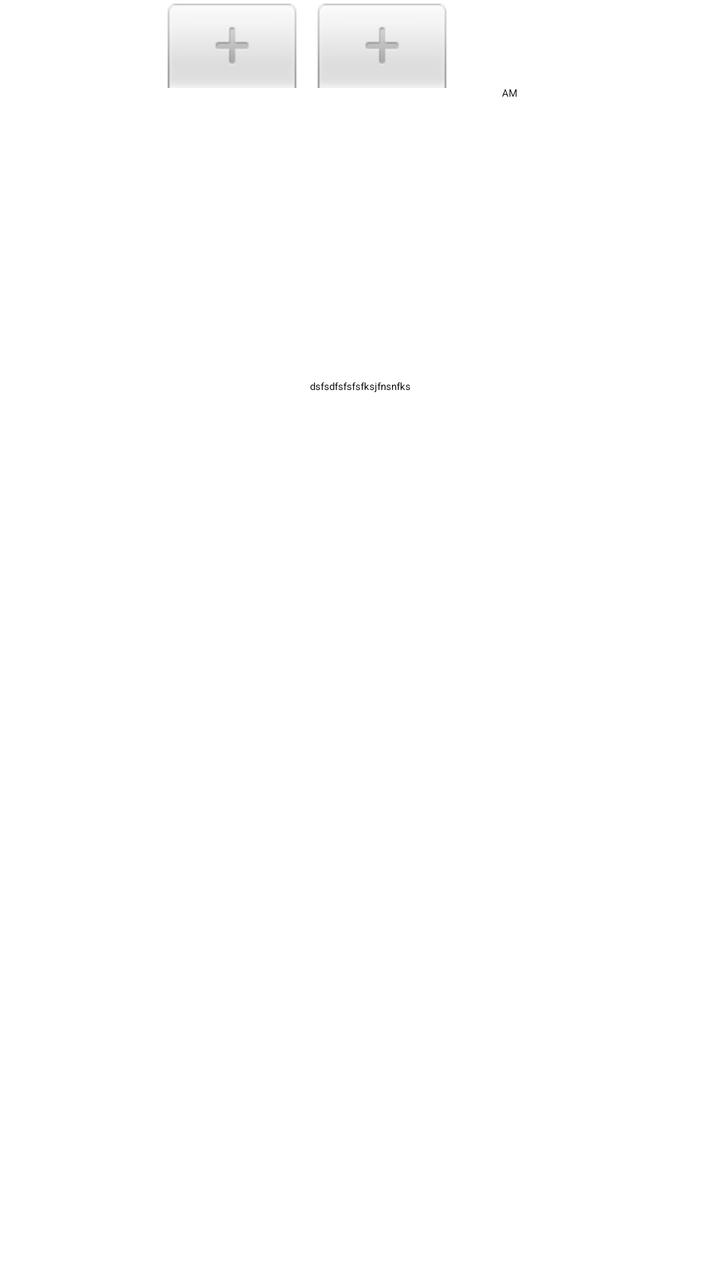
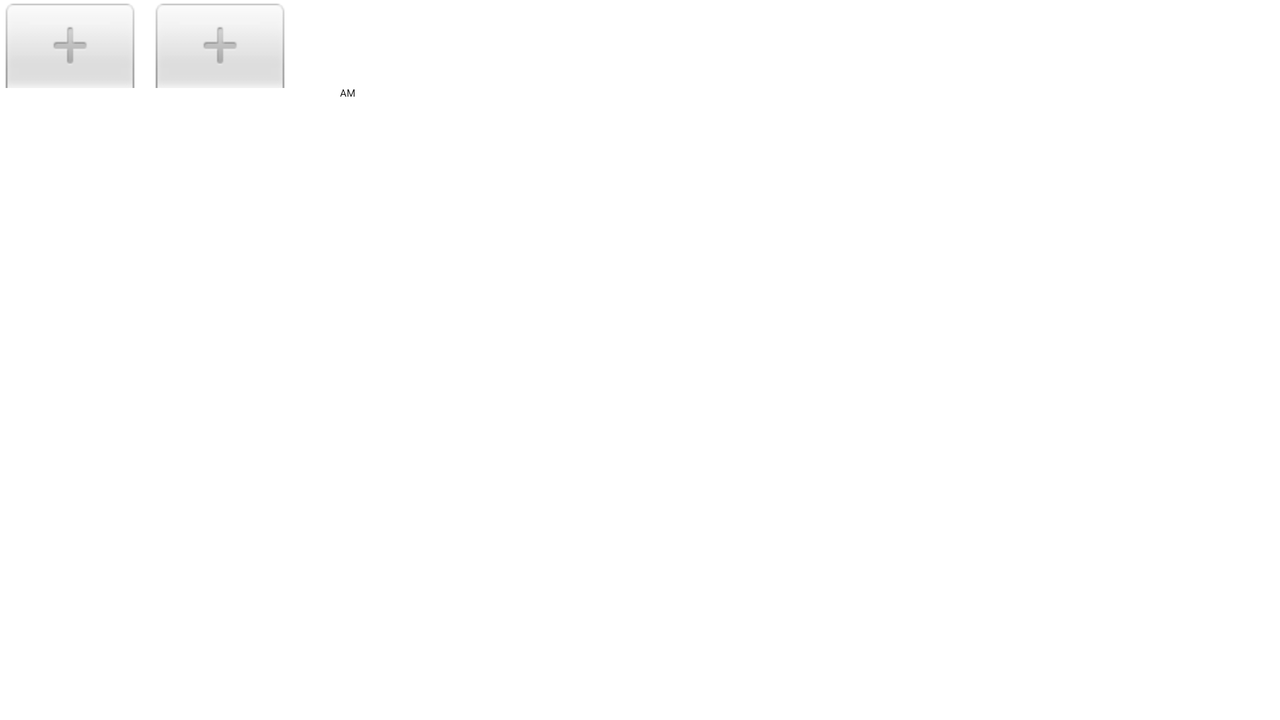

The same Android screen from two of the app's own layout files: first res/layout/ as a phone draws it, then the repository's variant for another configuration, drawn on a device whose configuration selects that folder. Both files follow.
<!-- AndroidManifest.xml: application theme LightTheme -->
<!-- res/layout/activity_main.xml -->
<?xml version="1.0" encoding="utf-8"?>
<android.support.constraint.ConstraintLayout
	xmlns:android="http://schemas.android.com/apk/res/android"
	xmlns:app="http://schemas.android.com/apk/res-auto"
	xmlns:tools="http://schemas.android.com/tools"
	android:layout_width="match_parent"
	android:layout_height="match_parent">

	<TimePicker
		android:id="@+id/timePicker"
		android:layout_width="0dp"
		android:layout_height="wrap_content"
		android:gravity="center"
		app:layout_constraintEnd_toEndOf="parent"
		app:layout_constraintStart_toStartOf="parent"
		app:layout_constraintTop_toTopOf="parent"/>

	<ImageButton
		android:id="@+id/settingsButton"
		android:layout_width="24dp"
		android:layout_height="24dp"
		android:background="?attr/selectableItemBackgroundBorderless"
		android:scaleType="fitXY"
		android:src="@drawable/ic_settings_black_48dp"
		app:layout_constraintBottom_toBottomOf="parent"
		app:layout_constraintEnd_toEndOf="parent"
		app:layout_constraintStart_toStartOf="parent"
		app:layout_constraintTop_toBottomOf="@+id/switch_alarm"/>

	<android.support.v7.widget.SwitchCompat
		android:id="@+id/switch_alarm"
		android:layout_width="wrap_content"
		android:layout_height="wrap_content"
		android:scaleX="1.5"
		android:scaleY="1.5"
		app:layout_constraintBottom_toTopOf="@+id/settingsButton"
		app:layout_constraintLeft_toLeftOf="parent"
		app:layout_constraintRight_toRightOf="parent"
		app:layout_constraintTop_toBottomOf="@+id/RemainingTimeTV"/>

	<TextView
		android:id="@+id/RemainingTimeTV"
		android:layout_width="wrap_content"
		android:layout_height="wrap_content"
		app:layout_constraintBottom_toTopOf="@+id/switch_alarm"
		app:layout_constraintEnd_toEndOf="parent"
		app:layout_constraintHorizontal_bias="0.5"
		app:layout_constraintStart_toStartOf="parent"
		app:layout_constraintTop_toBottomOf="@+id/timePicker"
		tools:text="dsfsdfsfsfsfksjfnsnfks"/>
</android.support.constraint.ConstraintLayout>
<!-- resources referenced by this layout -->
<resources>
  <style name="LightTheme" parent="PreferenceFixTheme.Light.NoActionBar">
  		
  		<item name="colorPrimary">@color/colorPrimaryLight</item>
  		<item name="colorPrimaryDark">@color/colorPrimaryLight</item>
  		<item name="colorAccent">@color/colorPrimaryLight</item>
  	</style>
  <color name="colorPrimaryLight">#212121</color>
</resources>
<!-- res/layout-land/activity_main.xml (the repository's variant of the layout above) -->
<!-- drawn on the phone turned sideways -->
<?xml version="1.0" encoding="utf-8"?>
<android.support.constraint.ConstraintLayout
	xmlns:android="http://schemas.android.com/apk/res/android"
	xmlns:app="http://schemas.android.com/apk/res-auto"
	xmlns:tools="http://schemas.android.com/tools"
	android:layout_width="match_parent"
	android:layout_height="match_parent">

	<TimePicker
		android:id="@+id/timePicker"
		android:layout_width="wrap_content"
		android:layout_height="0dp"
		android:gravity="center"
		app:layout_constraintBottom_toBottomOf="parent"
		app:layout_constraintStart_toStartOf="parent"
		app:layout_constraintTop_toTopOf="parent"/>

	<ImageButton
		android:id="@+id/settingsButton"
		android:layout_width="24dp"
		android:layout_height="24dp"
		android:background="?attr/selectableItemBackgroundBorderless"
		android:scaleType="fitXY"
		android:src="@drawable/ic_settings_black_48dp"
		android:text="Settings"
		app:layout_constraintBottom_toBottomOf="parent"
		app:layout_constraintEnd_toEndOf="parent"
		app:layout_constraintStart_toEndOf="@+id/switch_alarm"
		app:layout_constraintTop_toTopOf="parent"/>

	<android.support.v7.widget.SwitchCompat
		android:id="@+id/switch_alarm"
		android:layout_width="wrap_content"
		android:layout_height="wrap_content"
		android:rotation="270"
		android:scaleX="1.5"
		android:scaleY="1.5"
		app:layout_constraintBottom_toBottomOf="parent"
		app:layout_constraintEnd_toStartOf="@+id/settingsButton"
		app:layout_constraintHorizontal_chainStyle="spread"
		app:layout_constraintStart_toEndOf="@+id/timePicker"
		app:layout_constraintTop_toTopOf="parent"/>

	
		
		
		
		
		
		
		
		

</android.support.constraint.ConstraintLayout>
